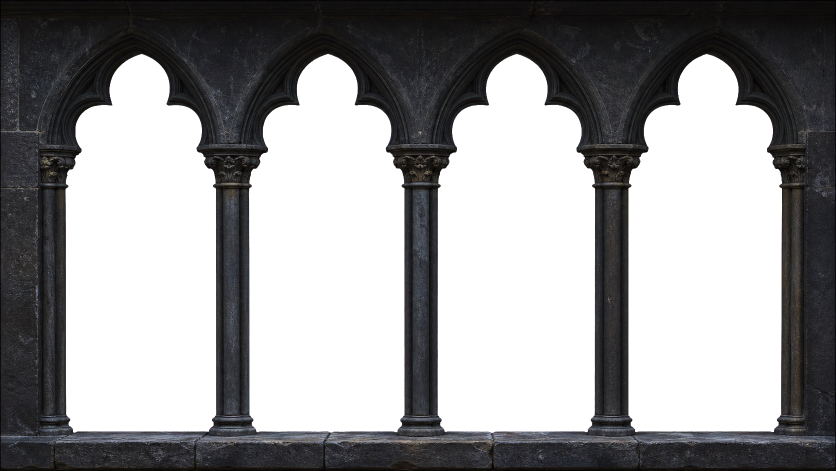
#> input picture Views/Medieval Storm Window/Assets/Photoreal Window/photoreal_gothic_arcade_v1.png, 1672 x 941 px (shown at 1/2 size)
$ python build_photoreal_window_structure.py
#> lines starting #> are read from the running program, lines starting #| are printed output that depends on the picture; after the words box and inside, x2 and y2 are one past the last pixel; in counts of white or black regions, pixels touching at a corner belong together
"""Build the high-resolution 2.5D Gothic window structure.

The photograph remains the authoritative front surface in Godot. This script
creates only the geometry that must exist for head-tracked parallax: exact
opening reveals, restrained profiled columns/capitals, a shallow sill, and
outer wall returns. It also emits a versioned, gently cropped plate so the
landscape occupies more of the frame without modifying the original asset.
"""

from __future__ import annotations

from pathlib import Path

import cv2
import numpy as np
from PIL import Image
import trimesh
from trimesh.visual.material import PBRMaterial
from trimesh.visual.texture import TextureVisuals


ROOT = Path(__file__).resolve().parents[1]
ASSET_DIR = ROOT / "Views/Medieval Storm Window/Assets/Photoreal Window"
STONE_DIR = (
    ROOT
    / "Views/Medieval Storm Window/Assets/Stone PBR/RabdentseRuins"
)

SOURCE_PLATE = ASSET_DIR / "photoreal_gothic_arcade_v1.png"
OUTPUT_PLATE = ASSET_DIR / "photoreal_gothic_arcade_v2_3d.png"
OUTPUT_GLB = ASSET_DIR / "photoreal_gothic_arcade_structure_v2.glb"
STRUCTURE_TEXTURE_STEM = "photoreal_gothic_arcade_structure_v2"
CROP_MARGINS = (45, 45, 45, 3)
VERTICAL_SHIFT_PIXELS = 0
REVEAL_OVERLAP_PIXELS = 2

PLATE_WIDTH_METERS = 0.65
PLATE_HEIGHT_METERS = 0.365625
STRUCTURE_DEPTH = 0.009


# [5 lines left out: function pixel_to_world, not called in this run]


def make_material() -> PBRMaterial:
    base = Image.open(STONE_DIR / "rabdentse_ruins_wall_diff_2k.jpg").convert(
        "RGB"
    )
    roughness = np.asarray(
        Image.open(
            STONE_DIR / "rabdentse_ruins_wall_rough_2k.jpg"
        ).convert("L")
    )
    packed_roughness = np.empty(
        (roughness.shape[0], roughness.shape[1], 3), dtype=np.uint8
    )
    packed_roughness[:, :, 0] = 255
    packed_roughness[:, :, 1] = roughness
    packed_roughness[:, :, 2] = 0
    packed_roughness_image = Image.fromarray(packed_roughness, "RGB")
    # Godot's "Extract Textures" GLB import mode resolves embedded images to
    # these deterministic siblings. Emit them explicitly so a regenerated GLB
    # can never retain a stale extracted image from an earlier material pass.
    base.save(
        ASSET_DIR / f"{STRUCTURE_TEXTURE_STEM}_0.png",
        optimize=True,
    )
    packed_roughness_image.save(
        ASSET_DIR / f"{STRUCTURE_TEXTURE_STEM}_1.png",
        optimize=True,
    )
    return PBRMaterial(
        name="Weathered worked limestone",
        baseColorTexture=base,
        metallicRoughnessTexture=packed_roughness_image,
        baseColorFactor=[0.35, 0.37, 0.40, 1.0],
        metallicFactor=0.0,
        roughnessFactor=0.93,
        doubleSided=True,
    )


# [143 lines left out: functions texture_visual, make_opening_reveal, make_profiled_column, make_box, not called in this run]


def build() -> None:
    ASSET_DIR.mkdir(parents=True, exist_ok=True)

    original = Image.open(SOURCE_PLATE).convert("RGBA")
#> original is the input picture: PIL image 1672x941 RGBA; mean R, G, B, A 19.2, 18.3, 20.1, 123.6
    width, height = original.size
#> width = 1672; height = 941
    # Remove only excess top/outer dead border. Retain the full sill and all
    # photographed carving. Resampling at source resolution preserves detail.
    left, top, right, bottom = CROP_MARGINS
    crop = original.crop((left, top, width - right, height - bottom))
    plate = crop.resize((width, height), Image.Resampling.LANCZOS)
    if VERTICAL_SHIFT_PIXELS > 0:
        shift = min(VERTICAL_SHIFT_PIXELS, height - 1)
        shifted = Image.new("RGBA", (width, height), (2, 2, 3, 255))
        shifted.paste(plate.crop((0, shift, width, height)), (0, 0))
        plate = shifted
    plate.save(OUTPUT_PLATE, optimize=True)

    alpha = np.asarray(plate)[:, :, 3]
    opening_mask = (alpha < 128).astype(np.uint8)
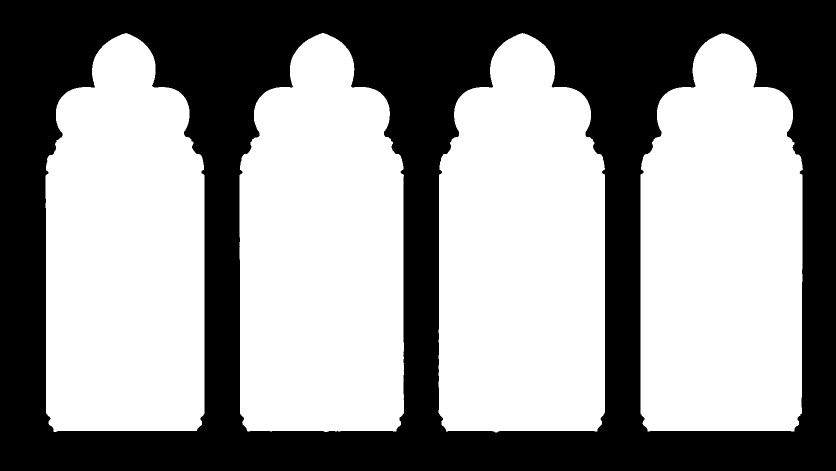
#> opening_mask: shape (941, 1672) (shown at 1/2 size); values 0 (black) and 1 (white), 57.3% white; 1 black region, box (x1, y1, x2, y2) and area: (0, 0, 1672, 941) 671381
    count, labels, stats, _ = cv2.connectedComponentsWithStats(
        opening_mask, 8
    )
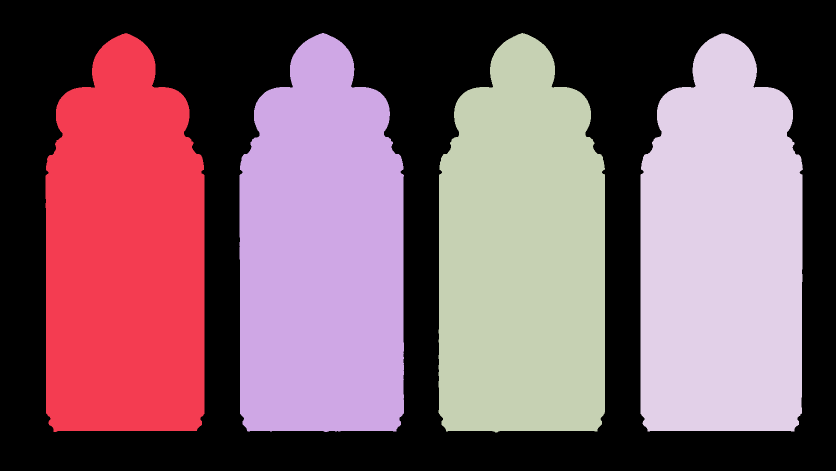
#> labels: shape (941, 1672) int32 (shown at 1/2 size); 5 distinct labels, from 0 to 4; one colour per label, 0 black
#> count = 5; stats = [[0, 0, 1672, 941, 671381], [91, 66, 318, 798, 220266], [479, 66, 329, 798, 227041], [877, 66, 333, 799, 229945], [1281, 67, 325, 796, 224719]]

    opening_components: list[tuple[int, np.ndarray]] = []
    for label in range(1, count):
        area = int(stats[label, cv2.CC_STAT_AREA])
        if area < 100_000:
            continue
        component = (labels == label).astype(np.uint8) * 255
        if REVEAL_OVERLAP_PIXELS > 0:
            kernel = cv2.getStructuringElement(cv2.MORPH_ELLIPSE, (3, 3))
            component = cv2.dilate(
                component,
                kernel,
                iterations=REVEAL_OVERLAP_PIXELS,
            )
        contours, _ = cv2.findContours(
            component, cv2.RETR_EXTERNAL, cv2.CHAIN_APPROX_SIMPLE
        )
        if not contours:
            continue
        contour = max(contours, key=cv2.contourArea)
        simplified = cv2.approxPolyDP(contour, 1.25, True)
        points = simplified[:, 0, :].astype(np.float64)
        opening_components.append((int(stats[label, cv2.CC_STAT_LEFT]), points))
#> this loop made 4 passes
#> area on passes 1 to 4: 220266, 227041, 229945, 224719
#> pass 1, in build, `component = cv2.dilate( component, kernel, iterations=REVEAL_OVERLAP_P..`:
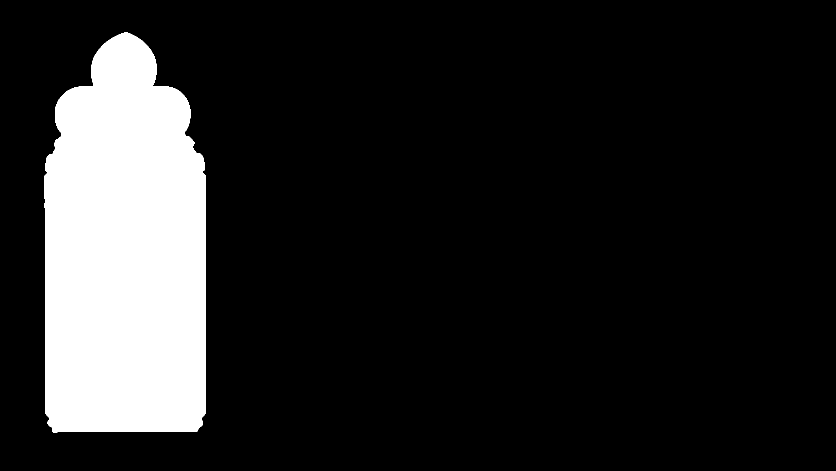
#> component: shape (941, 1672) (shown at 1/2 size); 14.3% white; 1 white region, box (x1, y1, x2, y2) and area: (89, 64, 411, 866) 224352
#> after the loop:
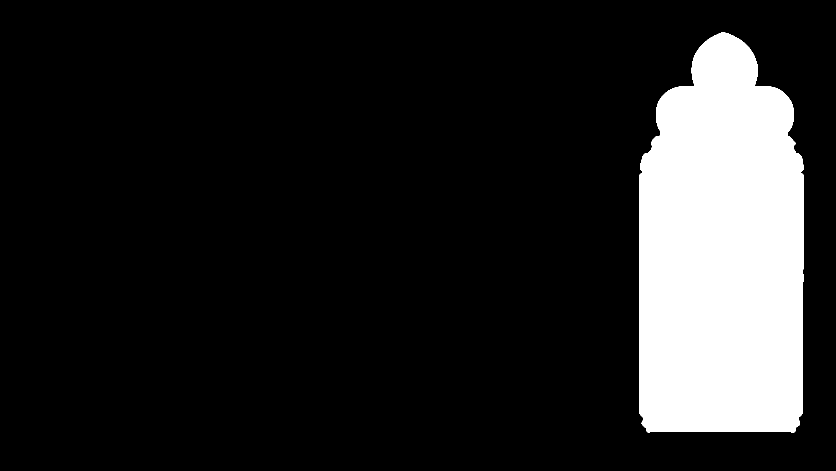
#> component: shape (941, 1672) (shown at 1/2 size); 14.5% white; 1 white region, box (x1, y1, x2, y2) and area: (1279, 65, 1608, 865) 228826
#> after the loop, opening_components = 4 items

    opening_components.sort(key=lambda item: item[0])
    if len(opening_components) != 4:
        raise RuntimeError(
            f"Expected four large openings, found {len(opening_components)}"
        )

    material = make_material()
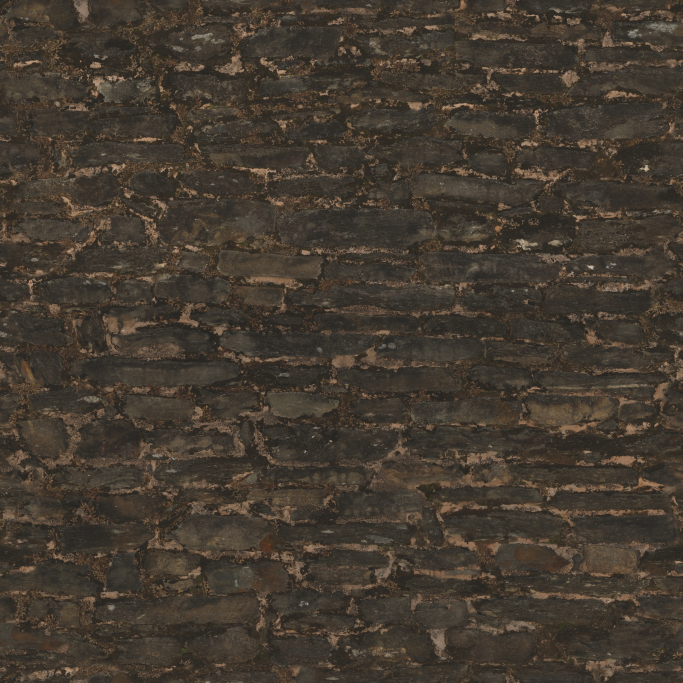
#> input picture Views/Medieval Storm Window/Assets/Stone PBR/RabdentseRuins/rabdentse_ruins_wall_diff_2k.jpg, 2048 x 2048 px (shown at 1/3 size)
#> in make_material, base is the input picture: PIL image 2048x2048 RGB; mean R, G, B 68.3, 59.3, 49
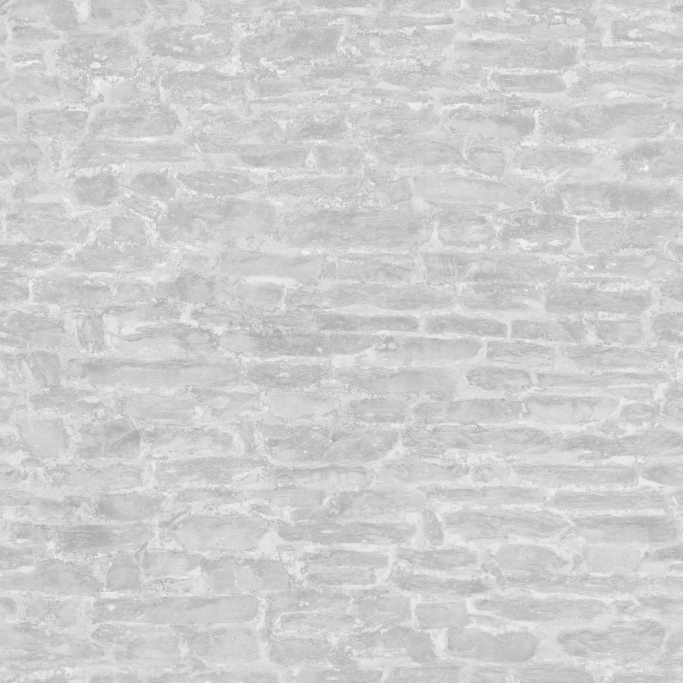
#> input picture Views/Medieval Storm Window/Assets/Stone PBR/RabdentseRuins/rabdentse_ruins_wall_rough_2k.jpg, 2048 x 2048 px (shown at 1/3 size)
#> in make_material, roughness is the input picture: shape (2048, 2048); min 149, max 251, mean 206.4
#> in make_material, `packed_roughness[:, :, 2] = 0`:
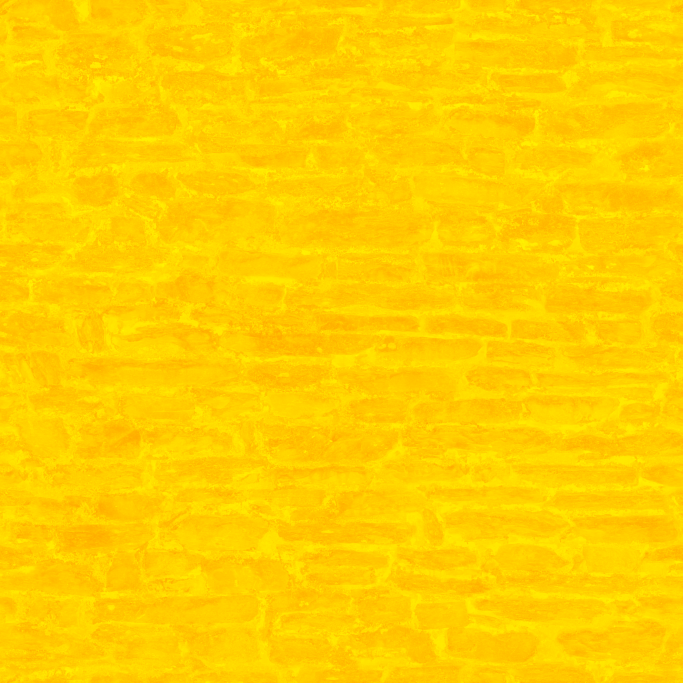
#> packed_roughness: shape (2048, 2048, 3) (shown at 1/3 size); mean of channels 0, 1, 2 255, 206.4, 0; drawn as R, G, B
    scene = trimesh.Scene()

    for index, (_, contour) in enumerate(opening_components, start=1):
        scene.add_geometry(
            make_opening_reveal(
                contour,
                width,
                height,
                material,
                f"OpeningReveal{index}",
            ),
            node_name=f"OpeningReveal{index}",
            geom_name=f"OpeningReveal{index}",
        )

    # Derive supports from adjacent opening edges so this remains aligned if
    # the plate crop changes. Three complete inner piers plus restrained outer
    # edge piers reproduce the five supports visible in the reference.
    boxes = []
    for _, contour in opening_components:
        boxes.append((float(contour[:, 0].min()), float(contour[:, 0].max())))
    centers_px = [
        max(40.0, boxes[0][0] - 30.0),
        (boxes[0][1] + boxes[1][0]) * 0.5,
        (boxes[1][1] + boxes[2][0]) * 0.5,
        (boxes[2][1] + boxes[3][0]) * 0.5,
        min(width - 40.0, boxes[3][1] + 30.0),
    ]
    opening_bottom_px = float(
        np.median([contour[:, 1].max() for _, contour in opening_components])
    )
    sill_top_y = (
        0.5 - opening_bottom_px / height
    ) * PLATE_HEIGHT_METERS
    column_vertical_offset = (sill_top_y - 0.011) - (-0.164)
    for index, center_px in enumerate(centers_px, start=1):
        center_x = (center_px / width - 0.5) * PLATE_WIDTH_METERS
        scene.add_geometry(
            make_profiled_column(
                center_x,
                material,
                f"ProfiledPier{index}",
                column_vertical_offset,
            ),
            node_name=f"ProfiledPier{index}",
            geom_name=f"ProfiledPier{index}",
        )

    front_z = -0.0012
    depth_extent = STRUCTURE_DEPTH + front_z
    center_z = (front_z - STRUCTURE_DEPTH) * 0.5
    scene.add_geometry(
        make_box(
            (0.020, PLATE_HEIGHT_METERS, depth_extent),
            (-PLATE_WIDTH_METERS * 0.5 + 0.010, 0.0, center_z),
            material,
            "LeftWallReturn",
        ),
        node_name="LeftWallReturn",
        geom_name="LeftWallReturn",
    )
    scene.add_geometry(
        make_box(
            (0.020, PLATE_HEIGHT_METERS, depth_extent),
            (PLATE_WIDTH_METERS * 0.5 - 0.010, 0.0, center_z),
            material,
            "RightWallReturn",
        ),
        node_name="RightWallReturn",
        geom_name="RightWallReturn",
    )
    scene.add_geometry(
        make_box(
            (PLATE_WIDTH_METERS, 0.018, depth_extent),
            (0.0, PLATE_HEIGHT_METERS * 0.5 - 0.009, center_z),
            material,
            "TopWallReturn",
        ),
        node_name="TopWallReturn",
        geom_name="TopWallReturn",
    )
    scene.add_geometry(
        make_box(
            (PLATE_WIDTH_METERS, 0.020, depth_extent),
            (
                0.0,
                sill_top_y - 0.010,
                center_z,
            ),
            material,
            "ShallowStoneSill",
        ),
        node_name="ShallowStoneSill",
        geom_name="ShallowStoneSill",
    )

    OUTPUT_GLB.write_bytes(scene.export(file_type="glb"))
    print(f"Wrote {OUTPUT_PLATE.relative_to(ROOT)}")
    print(f"Wrote {OUTPUT_GLB.relative_to(ROOT)}")
    print(f"Openings: {len(opening_components)}, supports: {len(centers_px)}")
    print(f"Sill top: {sill_top_y:.5f} m; reveal overlap: {REVEAL_OVERLAP_PIXELS} px")


if __name__ == "__main__":
    build()
#> (the call stopped at in make_material, `return PBRMaterial( name="Weathered worked limestone", baseColorTextur..`: trimesh is not available in this run)
